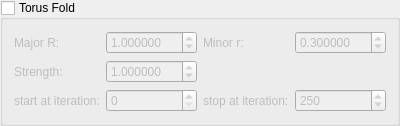
    <widget class="QGroupBox" name="groupCheck_mandalay_torus_fold_enabled">
     <property name="title">
      <string>Torus Fold</string>
     </property>
     <property name="checkable"><bool>true</bool></property>
     <property name="checked"><bool>false</bool></property>
     <layout class="QGridLayout">
      <item row="0" column="0">
       <widget class="QLabel"><property name="text"><string>Major R:</string></property></widget>
      </item>
      <item row="0" column="1">
       <widget class="MyDoubleSpinBox" name="spinbox_mandalay_torus_major_r">
        <property name="value"><double>1.000000000000000</double></property>
        <property name="decimals"><number>6</number></property>
        <property name="minimum"><double>0.010000000000000</double></property>
        <property name="maximum"><double>100.000000000000000</double></property>
        <property name="singleStep"><double>0.100000000000000</double></property>
       </widget>
      </item>
      <item row="0" column="2">
       <widget class="QLabel"><property name="text"><string>Minor r:</string></property></widget>
      </item>
      <item row="0" column="3">
       <widget class="MyDoubleSpinBox" name="spinbox_mandalay_torus_minor_r">
        <property name="value"><double>0.300000000000000</double></property>
        <property name="decimals"><number>6</number></property>
        <property name="minimum"><double>0.010000000000000</double></property>
        <property name="maximum"><double>100.000000000000000</double></property>
        <property name="singleStep"><double>0.010000000000000</double></property>
       </widget>
      </item>
      <item row="1" column="0">
       <widget class="QLabel"><property name="text"><string>Strength:</string></property></widget>
      </item>
      <item row="1" column="1">
       <widget class="MyDoubleSpinBox" name="spinbox_mandalay_torus_fold_strength">
        <property name="value"><double>1.000000000000000</double></property>
        <property name="decimals"><number>6</number></property>
        <property name="minimum"><double>0.000000000000000</double></property>
        <property name="maximum"><double>10.000000000000000</double></property>
        <property name="singleStep"><double>0.100000000000000</double></property>
       </widget>
      </item>
           <item row="2" column="0">
       <widget class="QLabel" name="label_mandalay_start_tf">
        <property name="text"><string>start at iteration:</string></property>
       </widget>
      </item>
      <item row="2" column="1">
       <widget class="MySpinBox" name="spinboxInt_mandalay_start_iterations_tf">
        <property name="minimum"><number>0</number></property>
        <property name="maximum"><number>999</number></property>
       </widget>
      </item>
      <item row="2" column="2">
       <widget class="QLabel" name="label_mandalay_stop_tf">
        <property name="text"><string>stop at iteration:</string></property>
       </widget>
      </item>
      <item row="2" column="3">
       <widget class="MySpinBox" name="spinboxInt_mandalay_stop_iterations_tf">
        <property name="minimum"><number>0</number></property>
        <property name="maximum"><number>999</number></property>
        <property name="value"><number>250</number></property>
       </widget>
      </item>
</layout>
    </widget>
